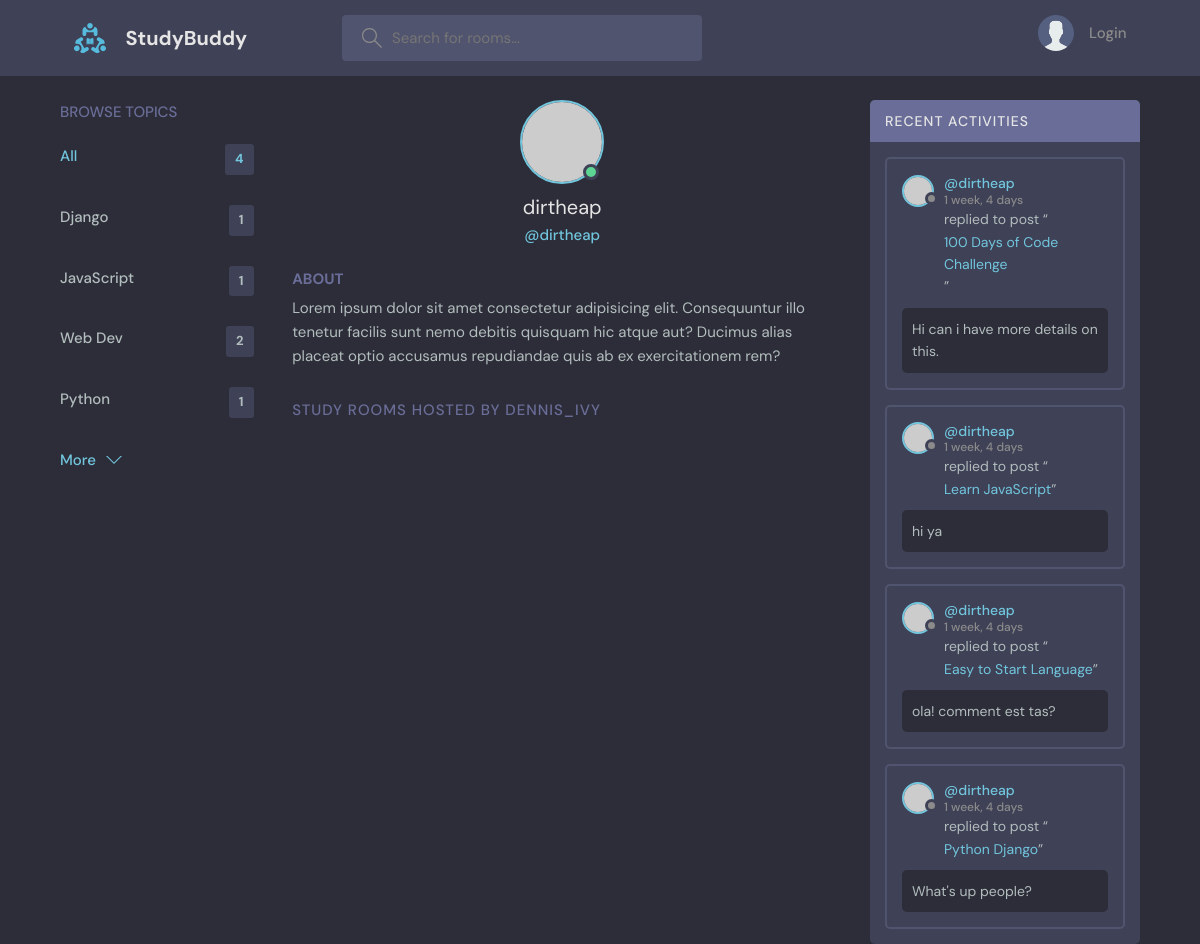
The page /profile/3/ on the database as committed earlier.
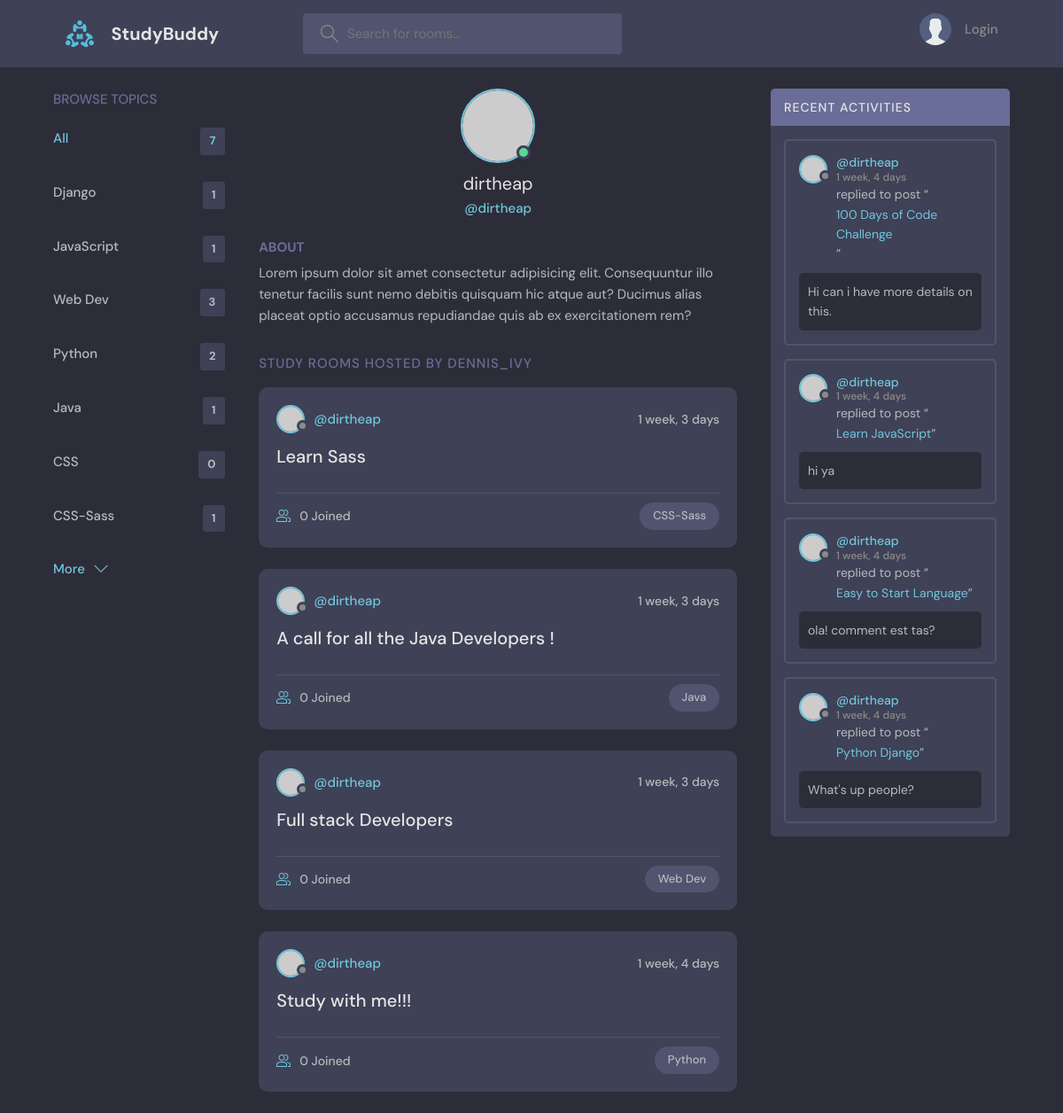
The same page on the database as committed later.
### base/models.py (models this page shows, shortened)
class Topic(models.Model):
    name = models.CharField(max_length=200)

class Message(models.Model):
    user = models.ForeignKey(User, on_delete=models.CASCADE)
    room = models.ForeignKey(Room, on_delete=models.CASCADE)
    body = models.TextField()
    updated = models.DateTimeField(auto_now=True)
    created = models.DateTimeField(auto_now_add=True)
    class Meta:
        ordering = ['-updated', '-created']

class Room(models.Model):
    host = models.ForeignKey(User, on_delete=models.SET_NULL, null=True)
    topic = models.ForeignKey(Topic, on_delete=models.SET_NULL, null=True)
    name = models.CharField(max_length=200)
    description = models.TextField(null=True, blank=True)
    participants = models.ManyToManyField(User, related_name='participants', blank=True)
    updated = models.DateTimeField(auto_now=True) # auto_now will take every new timestamp
    created = models.DateTimeField(auto_now_add=True) # auto_now_add saves the timestamp firstime it's created
    class Meta:
        ordering = ['-updated', '-created']  # - makes desc order- new first in view, ('-created' '-updated')
    def __str__(self):
        return self.name

### base/views.py (the view)
# urls.py: path('profile/<str:pk>/', views.userProfile, name="user-profile"),
def userProfile(request, pk):
    user = User.objects.get(id=pk)
    rooms = user.room_set.all()
    room_messages = user.message_set.all()
    topics = Topic.objects.all()
    context = {'user': user, 'rooms': rooms, 'room_messages': room_messages,
               'topics': topics}
    return render(request, 'base/profile.html', context)

### base/templates/base/profile.html (shortened to what this page needs)
{% extends 'main.html' %}
{% block content %}
  <main class="profile-page layout layout--3">
    <div class="container">
      {% include 'base/topics_component.html'%}
      <div class="roomList">
        <div class="profile">
          <div class="profile__avatar">
            <div class="avatar avatar--large active">
              <img src="https://randomuser.me/api/portraits/men/11.jpg" />
            </div>
          </div>
          <div class="profile__info">
            <h3>{{user.username}}</h3>
            <p>@{{user.username}}</p>
          </div>
          <div class="profile__about">
            <h3>About</h3>
            <p>
              Lorem ipsum dolor sit amet consectetur adipisicing elit. Consequuntur illo tenetur
              facilis sunt nemo debitis quisquam hic atque aut? Ducimus alias placeat optio
              accusamus repudiandae quis ab ex exercitationem rem?
            </p>
          </div>
        </div>
        <div class="roomList__header">
          <div>
            <h2>Study Rooms Hosted by dennis_ivy</a>
            </h2>
          </div>
        </div>
        {% include 'base/feed_component.html' %}
      </div>
      {% include 'base/activity_component.html' %}
    </div>
  </main>
  {% endblock content %}

### base/templates/base/topics_component.html
<div class="topics">
    <div class="topics__header">
      <h2>Browse Topics</h2>
    </div>
    <ul class="topics__list">
      <li>
        <a href="{% url 'home' %}" class="active">All <span>{{topics.count}}</span></a>
      </li>
      {%for topic in topics %}
      <li>
        <a href="{% url 'home' %}?q={{topic.name}}">{{topic.name}} <span>{{topic.room_set.all.count}}</span></a>
      </li>
      {% endfor %}
    </ul>
    <a class="btn btn--link" href="{% url 'topics' %}">
      More
      <svg version="1.1" xmlns="http://www.w3.org/2000/svg" width="32" height="32" viewBox="0 0 32 32">
        <title>chevron-down</title>
        <path d="M16 21l-13-13h-3l16 16 16-16h-3l-13 13z"></path>
      </svg>
    </a>
  </div>

### base/templates/base/feed_component.html (shortened to what this page needs)
{% for room in rooms %}
 <div class="roomListRoom">
    <div class="roomListRoom__header">
      <a href="{% url 'user-profile' room.host.id %}" class="roomListRoom__author">
        <div class="avatar avatar--small">
          <img src="https://randomuser.me/api/portraits/women/11.jpg" />
        </div>
        <span>@{{room.host.username}}</span>
      </a>
      <div class="roomListRoom__actions">
        <span>{{room.created|timesince}}</span>
      </div>
    </div>
    <div class="roomListRoom__content">
      <a href="{% url 'room' room.id %}">{{room.name}}</a>
    </div>
    <div class="roomListRoom__meta">
      <a href="{% url 'room' room.id %}" class="roomListRoom__joined">
        {{room.participants.all.count}} Joined
      </a>
      <p class="roomListRoom__topic">{{room.topic.name}}</p>
    </div>
  </div>
{% endfor %}

### base/templates/base/activity_component.html (shortened to what this page needs)
<div class="activities">
    <div class="activities__header">
      <h2>Recent Activities</h2>
    </div>
    {% for message in room_messages %}
    <div class="activities__box">
      <div class="activities__boxHeader roomListRoom__header">
        <a href="{% url 'user-profile' message.user.id %}" class="roomListRoom__author">
          <div class="avatar avatar--small">
            <img src="https://randomuser.me/api/portraits/women/11.jpg" />
          </div>
          <p>
            @{{message.user}}
            <span>{{message.created|timesince}}</span>
          </p>
        </a>
      </div>
      <div class="activities__boxContent">
        <p>replied to post “<a href="{% url 'room' message.room.id %}">{{message.room}}</a>”</p>
        <div class="activities__boxRoomContent">
         {{message.body}}
        </div>
      </div>
    </div>
    {% endfor %}
  </div>

Rows that differ between the two databases and show on the page:
computed for Topic "Web Dev": room_set.all.count "2" → "3"
computed for Topic "Python": room_set.all.count "1" → "2"
added Topic: name "Java", room_set.all.count "1"
added Topic: name "CSS", room_set.all.count "0"
added Topic: name "CSS-Sass", room_set.all.count "1"
added Room: host.username "dirtheap", created "1 week, 3 days", name "Learn Sass", participants.all.count "0", topic.name "CSS-Sass"
added Room: host.username "dirtheap", created "1 week, 3 days", name "A call for all the Java Developers !", participants.all.count "0", topic.name "Java"
added Room: host.username "dirtheap", created "1 week, 3 days", name "Full stack Developers", participants.all.count "0", topic.name "Web Dev"
added Room: host.username "dirtheap", created "1 week, 4 days", name "Study with me!!!", participants.all.count "0", topic.name "Python"
Other text that changed with them:
{{ topics.count }}: "4" → "7"
